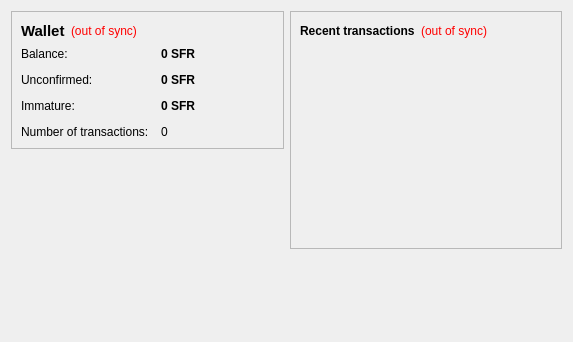
<?xml version="1.0" encoding="UTF-8"?>
<ui version="4.0">
 <class>OverviewPage</class>
 <widget class="QWidget" name="OverviewPage">
  <property name="geometry">
   <rect>
    <x>0</x>
    <y>0</y>
    <width>573</width>
    <height>342</height>
   </rect>
  </property>
  <property name="windowTitle">
   <string>Form</string>
  </property>
  <layout class="QHBoxLayout" name="horizontalLayout" stretch="1,1">
   <item>
    <layout class="QVBoxLayout" name="verticalLayout_2">
     <item>
      <widget class="QFrame" name="frame">
       <property name="frameShape">
        <enum>QFrame::StyledPanel</enum>
       </property>
       <property name="frameShadow">
        <enum>QFrame::Raised</enum>
       </property>
       <layout class="QVBoxLayout" name="verticalLayout_4">
        <item>
         <layout class="QHBoxLayout" name="horizontalLayout_4">
          <item>
           <widget class="QLabel" name="label_5">
            <property name="font">
             <font>
              <pointsize>11</pointsize>
              <weight>75</weight>
              <bold>true</bold>
             </font>
            </property>
            <property name="text">
             <string>Wallet</string>
            </property>
           </widget>
          </item>
          <item>
           <widget class="QLabel" name="labelWalletStatus">
            <property name="toolTip">
             <string>The displayed information may be out of date. Your wallet automatically synchronizes with the SafariCoin network after a connection is established, but this process has not completed yet.</string>
            </property>
            <property name="styleSheet">
             <string notr="true">QLabel { color: red; }</string>
            </property>
            <property name="text">
             <string notr="true">(out of sync)</string>
            </property>
            <property name="alignment">
             <set>Qt::AlignLeading|Qt::AlignLeft|Qt::AlignVCenter</set>
            </property>
           </widget>
          </item>
          <item>
           <spacer name="horizontalSpacer_2">
            <property name="orientation">
             <enum>Qt::Horizontal</enum>
            </property>
            <property name="sizeHint" stdset="0">
             <size>
              <width>40</width>
              <height>20</height>
             </size>
            </property>
           </spacer>
          </item>
         </layout>
        </item>
        <item>
         <layout class="QFormLayout" name="formLayout_2">
          <property name="fieldGrowthPolicy">
           <enum>QFormLayout::AllNonFixedFieldsGrow</enum>
          </property>
          <property name="horizontalSpacing">
           <number>12</number>
          </property>
          <property name="verticalSpacing">
           <number>12</number>
          </property>
          <item row="0" column="0">
           <widget class="QLabel" name="label">
            <property name="text">
             <string>Balance:</string>
            </property>
           </widget>
          </item>
          <item row="0" column="1">
           <widget class="QLabel" name="labelBalance">
            <property name="font">
             <font>
              <weight>75</weight>
              <bold>true</bold>
             </font>
            </property>
            <property name="cursor">
             <cursorShape>IBeamCursor</cursorShape>
            </property>
            <property name="toolTip">
             <string>Your current balance</string>
            </property>
            <property name="text">
             <string notr="true">0 SFR</string>
            </property>
            <property name="textInteractionFlags">
             <set>Qt::LinksAccessibleByMouse|Qt::TextSelectableByKeyboard|Qt::TextSelectableByMouse</set>
            </property>
           </widget>
          </item>
          <item row="1" column="0">
           <widget class="QLabel" name="label_3">
            <property name="text">
             <string>Unconfirmed:</string>
            </property>
           </widget>
          </item>
          <item row="1" column="1">
           <widget class="QLabel" name="labelUnconfirmed">
            <property name="font">
             <font>
              <weight>75</weight>
              <bold>true</bold>
             </font>
            </property>
            <property name="cursor">
             <cursorShape>IBeamCursor</cursorShape>
            </property>
            <property name="toolTip">
             <string>Total of transactions that have yet to be confirmed, and do not yet count toward the current balance</string>
            </property>
            <property name="text">
             <string notr="true">0 SFR</string>
            </property>
            <property name="textInteractionFlags">
             <set>Qt::LinksAccessibleByMouse|Qt::TextSelectableByKeyboard|Qt::TextSelectableByMouse</set>
            </property>
           </widget>
          </item>
          <item row="3" column="0">
           <widget class="QLabel" name="label_2">
            <property name="text">
             <string>Number of transactions:</string>
            </property>
           </widget>
          </item>
          <item row="3" column="1">
           <widget class="QLabel" name="labelNumTransactions">
            <property name="toolTip">
             <string>Total number of transactions in wallet</string>
            </property>
            <property name="text">
             <string notr="true">0</string>
            </property>
           </widget>
          </item>
          <item row="2" column="0">
           <widget class="QLabel" name="labelImmatureText">
            <property name="text">
             <string>Immature:</string>
            </property>
           </widget>
          </item>
          <item row="2" column="1">
           <widget class="QLabel" name="labelImmature">
            <property name="font">
             <font>
              <weight>75</weight>
              <bold>true</bold>
             </font>
            </property>
            <property name="toolTip">
             <string>Mined balance that has not yet matured</string>
            </property>
            <property name="text">
             <string notr="true">0 SFR</string>
            </property>
            <property name="textInteractionFlags">
             <set>Qt::LinksAccessibleByMouse|Qt::TextSelectableByKeyboard|Qt::TextSelectableByMouse</set>
            </property>
           </widget>
          </item>
         </layout>
        </item>
       </layout>
      </widget>
     </item>
     <item>
      <spacer name="verticalSpacer">
       <property name="orientation">
        <enum>Qt::Vertical</enum>
       </property>
       <property name="sizeHint" stdset="0">
        <size>
         <width>20</width>
         <height>40</height>
        </size>
       </property>
      </spacer>
     </item>
    </layout>
   </item>
   <item>
    <layout class="QVBoxLayout" name="verticalLayout_3">
     <item>
      <widget class="QFrame" name="frame_2">
       <property name="frameShape">
        <enum>QFrame::StyledPanel</enum>
       </property>
       <property name="frameShadow">
        <enum>QFrame::Raised</enum>
       </property>
       <layout class="QVBoxLayout" name="verticalLayout">
        <item>
         <layout class="QHBoxLayout" name="horizontalLayout_2">
          <item>
           <widget class="QLabel" name="label_4">
            <property name="text">
             <string>&lt;b&gt;Recent transactions&lt;/b&gt;</string>
            </property>
           </widget>
          </item>
          <item>
           <widget class="QLabel" name="labelTransactionsStatus">
            <property name="toolTip">
             <string>The displayed information may be out of date. Your wallet automatically synchronizes with the SafariCoin network after a connection is established, but this process has not completed yet.</string>
            </property>
            <property name="styleSheet">
             <string notr="true">QLabel { color: red; }</string>
            </property>
            <property name="text">
             <string notr="true">(out of sync)</string>
            </property>
            <property name="alignment">
             <set>Qt::AlignRight|Qt::AlignTrailing|Qt::AlignVCenter</set>
            </property>
           </widget>
          </item>
          <item>
           <spacer name="horizontalSpacer">
            <property name="orientation">
             <enum>Qt::Horizontal</enum>
            </property>
            <property name="sizeHint" stdset="0">
             <size>
              <width>40</width>
              <height>20</height>
             </size>
            </property>
           </spacer>
          </item>
         </layout>
        </item>
        <item>
         <widget class="QListView" name="listTransactions">
          <property name="styleSheet">
           <string notr="true">QListView { background: transparent; }</string>
          </property>
          <property name="frameShape">
           <enum>QFrame::NoFrame</enum>
          </property>
          <property name="verticalScrollBarPolicy">
           <enum>Qt::ScrollBarAlwaysOff</enum>
          </property>
          <property name="horizontalScrollBarPolicy">
           <enum>Qt::ScrollBarAlwaysOff</enum>
          </property>
          <property name="selectionMode">
           <enum>QAbstractItemView::NoSelection</enum>
          </property>
         </widget>
        </item>
       </layout>
      </widget>
     </item>
     <item>
      <spacer name="verticalSpacer_2">
       <property name="orientation">
        <enum>Qt::Vertical</enum>
       </property>
       <property name="sizeHint" stdset="0">
        <size>
         <width>20</width>
         <height>40</height>
        </size>
       </property>
      </spacer>
     </item>
    </layout>
   </item>
  </layout>
 </widget>
 <resources/>
 <connections/>
</ui>
